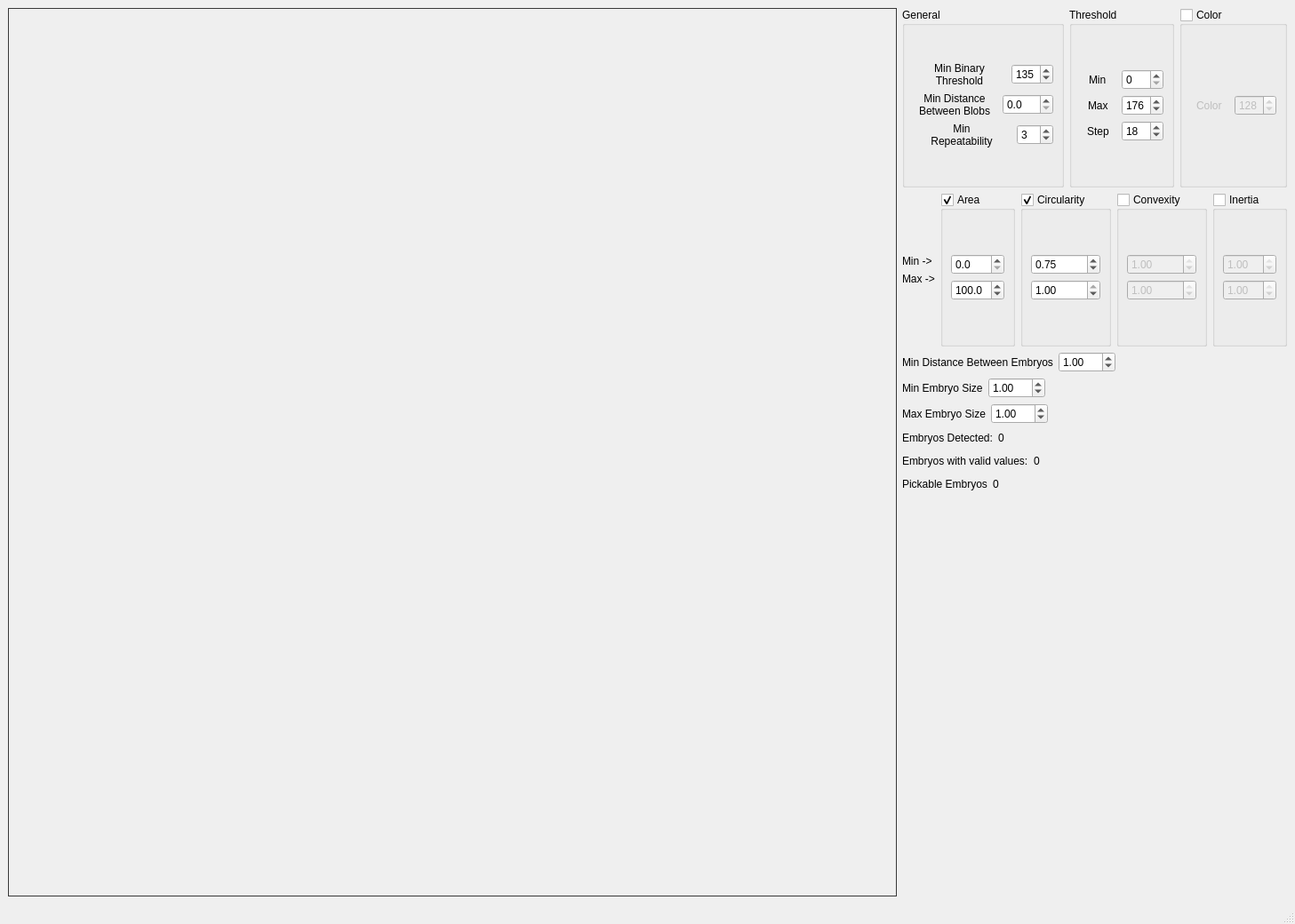
<?xml version="1.0" encoding="UTF-8"?>
<ui version="4.0">
 <class>MainWindow</class>
 <widget class="QMainWindow" name="MainWindow">
  <property name="geometry">
   <rect>
    <x>0</x>
    <y>0</y>
    <width>1436</width>
    <height>1039</height>
   </rect>
  </property>
  <property name="windowTitle">
   <string>MainWindow</string>
  </property>
  <widget class="QWidget" name="centralwidget">
   <layout class="QGridLayout" name="gridLayout">
    <item row="0" column="1">
     <layout class="QVBoxLayout" name="verticalLayout_16">
      <item>
       <layout class="QGridLayout" name="gridLayout_34">
        <item row="1" column="0">
         <layout class="QHBoxLayout" name="horizontalLayout_31">
          <item>
           <spacer name="horizontalSpacer_71">
            <property name="orientation">
             <enum>Qt::Horizontal</enum>
            </property>
            <property name="sizeHint" stdset="0">
             <size>
              <width>40</width>
              <height>20</height>
             </size>
            </property>
           </spacer>
          </item>
          <item>
           <layout class="QVBoxLayout" name="verticalLayout_9">
            <item>
             <spacer name="verticalSpacer_7">
              <property name="orientation">
               <enum>Qt::Vertical</enum>
              </property>
              <property name="sizeHint" stdset="0">
               <size>
                <width>20</width>
                <height>40</height>
               </size>
              </property>
             </spacer>
            </item>
            <item>
             <widget class="QLabel" name="label_53">
              <property name="text">
               <string>Min -&gt;</string>
              </property>
             </widget>
            </item>
            <item>
             <widget class="QLabel" name="label_64">
              <property name="text">
               <string>Max -&gt;</string>
              </property>
             </widget>
            </item>
            <item>
             <spacer name="verticalSpacer_23">
              <property name="orientation">
               <enum>Qt::Vertical</enum>
              </property>
              <property name="sizeHint" stdset="0">
               <size>
                <width>20</width>
                <height>40</height>
               </size>
              </property>
             </spacer>
            </item>
           </layout>
          </item>
          <item>
           <widget class="QGroupBox" name="detection_blob_area_group_box">
            <property name="styleSheet">
             <string notr="true"/>
            </property>
            <property name="title">
             <string>Area</string>
            </property>
            <property name="checkable">
             <bool>true</bool>
            </property>
            <layout class="QGridLayout" name="gridLayout_40">
             <item row="3" column="0">
              <spacer name="verticalSpacer_12">
               <property name="orientation">
                <enum>Qt::Vertical</enum>
               </property>
               <property name="sizeHint" stdset="0">
                <size>
                 <width>20</width>
                 <height>40</height>
                </size>
               </property>
              </spacer>
             </item>
             <item row="0" column="0">
              <spacer name="verticalSpacer_19">
               <property name="orientation">
                <enum>Qt::Vertical</enum>
               </property>
               <property name="sizeHint" stdset="0">
                <size>
                 <width>20</width>
                 <height>40</height>
                </size>
               </property>
              </spacer>
             </item>
             <item row="2" column="0">
              <widget class="QDoubleSpinBox" name="detection_blob_area_max_spin_box">
               <property name="sizePolicy">
                <sizepolicy hsizetype="Preferred" vsizetype="Fixed">
                 <horstretch>0</horstretch>
                 <verstretch>0</verstretch>
                </sizepolicy>
               </property>
               <property name="minimumSize">
                <size>
                 <width>60</width>
                 <height>0</height>
                </size>
               </property>
               <property name="styleSheet">
                <string notr="true"/>
               </property>
               <property name="decimals">
                <number>1</number>
               </property>
               <property name="maximum">
                <double>1000.000000000000000</double>
               </property>
               <property name="singleStep">
                <double>0.100000000000000</double>
               </property>
               <property name="value">
                <double>100.000000000000000</double>
               </property>
              </widget>
             </item>
             <item row="1" column="0">
              <widget class="QDoubleSpinBox" name="detection_blob_area_min_spin_box">
               <property name="sizePolicy">
                <sizepolicy hsizetype="Preferred" vsizetype="Fixed">
                 <horstretch>0</horstretch>
                 <verstretch>0</verstretch>
                </sizepolicy>
               </property>
               <property name="minimumSize">
                <size>
                 <width>60</width>
                 <height>0</height>
                </size>
               </property>
               <property name="styleSheet">
                <string notr="true"/>
               </property>
               <property name="decimals">
                <number>1</number>
               </property>
               <property name="maximum">
                <double>200.000000000000000</double>
               </property>
               <property name="singleStep">
                <double>0.100000000000000</double>
               </property>
               <property name="value">
                <double>0.000000000000000</double>
               </property>
              </widget>
             </item>
            </layout>
           </widget>
          </item>
          <item>
           <widget class="QGroupBox" name="detection_blob_circularity_group_box">
            <property name="styleSheet">
             <string notr="true"/>
            </property>
            <property name="title">
             <string>Circularity</string>
            </property>
            <property name="checkable">
             <bool>true</bool>
            </property>
            <layout class="QGridLayout" name="gridLayout_37">
             <item row="0" column="0">
              <spacer name="verticalSpacer_20">
               <property name="orientation">
                <enum>Qt::Vertical</enum>
               </property>
               <property name="sizeHint" stdset="0">
                <size>
                 <width>20</width>
                 <height>40</height>
                </size>
               </property>
              </spacer>
             </item>
             <item row="3" column="0">
              <spacer name="verticalSpacer_13">
               <property name="orientation">
                <enum>Qt::Vertical</enum>
               </property>
               <property name="sizeHint" stdset="0">
                <size>
                 <width>20</width>
                 <height>40</height>
                </size>
               </property>
              </spacer>
             </item>
             <item row="1" column="0">
              <widget class="QDoubleSpinBox" name="detection_blob_circularity_min_spin_box">
               <property name="sizePolicy">
                <sizepolicy hsizetype="Preferred" vsizetype="Fixed">
                 <horstretch>0</horstretch>
                 <verstretch>0</verstretch>
                </sizepolicy>
               </property>
               <property name="minimumSize">
                <size>
                 <width>60</width>
                 <height>0</height>
                </size>
               </property>
               <property name="styleSheet">
                <string notr="true"/>
               </property>
               <property name="decimals">
                <number>2</number>
               </property>
               <property name="maximum">
                <double>1.000000000000000</double>
               </property>
               <property name="singleStep">
                <double>0.010000000000000</double>
               </property>
               <property name="value">
                <double>0.750000000000000</double>
               </property>
              </widget>
             </item>
             <item row="2" column="0">
              <widget class="QDoubleSpinBox" name="detection_blob_circularity_max_spin_box">
               <property name="sizePolicy">
                <sizepolicy hsizetype="Preferred" vsizetype="Fixed">
                 <horstretch>0</horstretch>
                 <verstretch>0</verstretch>
                </sizepolicy>
               </property>
               <property name="minimumSize">
                <size>
                 <width>60</width>
                 <height>0</height>
                </size>
               </property>
               <property name="styleSheet">
                <string notr="true"/>
               </property>
               <property name="decimals">
                <number>2</number>
               </property>
               <property name="maximum">
                <double>1.000000000000000</double>
               </property>
               <property name="singleStep">
                <double>0.010000000000000</double>
               </property>
               <property name="value">
                <double>1.000000000000000</double>
               </property>
              </widget>
             </item>
            </layout>
           </widget>
          </item>
          <item>
           <widget class="QGroupBox" name="detection_blob_convexity_group_box">
            <property name="styleSheet">
             <string notr="true"/>
            </property>
            <property name="title">
             <string>Convexity</string>
            </property>
            <property name="checkable">
             <bool>true</bool>
            </property>
            <property name="checked">
             <bool>false</bool>
            </property>
            <layout class="QGridLayout" name="gridLayout_38">
             <item row="0" column="0">
              <spacer name="verticalSpacer_21">
               <property name="orientation">
                <enum>Qt::Vertical</enum>
               </property>
               <property name="sizeHint" stdset="0">
                <size>
                 <width>20</width>
                 <height>40</height>
                </size>
               </property>
              </spacer>
             </item>
             <item row="3" column="0">
              <spacer name="verticalSpacer_14">
               <property name="orientation">
                <enum>Qt::Vertical</enum>
               </property>
               <property name="sizeHint" stdset="0">
                <size>
                 <width>20</width>
                 <height>40</height>
                </size>
               </property>
              </spacer>
             </item>
             <item row="1" column="0">
              <widget class="QDoubleSpinBox" name="detection_blob_convexity_min_spin_box">
               <property name="sizePolicy">
                <sizepolicy hsizetype="Preferred" vsizetype="Fixed">
                 <horstretch>0</horstretch>
                 <verstretch>0</verstretch>
                </sizepolicy>
               </property>
               <property name="minimumSize">
                <size>
                 <width>60</width>
                 <height>0</height>
                </size>
               </property>
               <property name="styleSheet">
                <string notr="true"/>
               </property>
               <property name="decimals">
                <number>2</number>
               </property>
               <property name="maximum">
                <double>1.000000000000000</double>
               </property>
               <property name="singleStep">
                <double>0.010000000000000</double>
               </property>
               <property name="value">
                <double>1.000000000000000</double>
               </property>
              </widget>
             </item>
             <item row="2" column="0">
              <widget class="QDoubleSpinBox" name="detection_blob_convexity_max_spin_box">
               <property name="sizePolicy">
                <sizepolicy hsizetype="Preferred" vsizetype="Fixed">
                 <horstretch>0</horstretch>
                 <verstretch>0</verstretch>
                </sizepolicy>
               </property>
               <property name="minimumSize">
                <size>
                 <width>60</width>
                 <height>0</height>
                </size>
               </property>
               <property name="styleSheet">
                <string notr="true"/>
               </property>
               <property name="decimals">
                <number>2</number>
               </property>
               <property name="maximum">
                <double>1.000000000000000</double>
               </property>
               <property name="singleStep">
                <double>0.010000000000000</double>
               </property>
               <property name="value">
                <double>1.000000000000000</double>
               </property>
              </widget>
             </item>
            </layout>
           </widget>
          </item>
          <item>
           <widget class="QGroupBox" name="detection_blob_inertia_group_box">
            <property name="styleSheet">
             <string notr="true"/>
            </property>
            <property name="title">
             <string>Inertia</string>
            </property>
            <property name="checkable">
             <bool>true</bool>
            </property>
            <property name="checked">
             <bool>false</bool>
            </property>
            <layout class="QGridLayout" name="gridLayout_39">
             <item row="0" column="0">
              <spacer name="verticalSpacer_22">
               <property name="orientation">
                <enum>Qt::Vertical</enum>
               </property>
               <property name="sizeHint" stdset="0">
                <size>
                 <width>20</width>
                 <height>40</height>
                </size>
               </property>
              </spacer>
             </item>
             <item row="3" column="0">
              <spacer name="verticalSpacer_15">
               <property name="orientation">
                <enum>Qt::Vertical</enum>
               </property>
               <property name="sizeHint" stdset="0">
                <size>
                 <width>20</width>
                 <height>40</height>
                </size>
               </property>
              </spacer>
             </item>
             <item row="1" column="0">
              <widget class="QDoubleSpinBox" name="detection_blob_inertia_min_spin_box">
               <property name="sizePolicy">
                <sizepolicy hsizetype="Preferred" vsizetype="Fixed">
                 <horstretch>0</horstretch>
                 <verstretch>0</verstretch>
                </sizepolicy>
               </property>
               <property name="minimumSize">
                <size>
                 <width>60</width>
                 <height>0</height>
                </size>
               </property>
               <property name="styleSheet">
                <string notr="true"/>
               </property>
               <property name="decimals">
                <number>2</number>
               </property>
               <property name="maximum">
                <double>1.000000000000000</double>
               </property>
               <property name="singleStep">
                <double>0.010000000000000</double>
               </property>
               <property name="value">
                <double>1.000000000000000</double>
               </property>
              </widget>
             </item>
             <item row="2" column="0">
              <widget class="QDoubleSpinBox" name="detection_blob_inertia_max_spin_box">
               <property name="sizePolicy">
                <sizepolicy hsizetype="Preferred" vsizetype="Fixed">
                 <horstretch>0</horstretch>
                 <verstretch>0</verstretch>
                </sizepolicy>
               </property>
               <property name="minimumSize">
                <size>
                 <width>60</width>
                 <height>0</height>
                </size>
               </property>
               <property name="styleSheet">
                <string notr="true"/>
               </property>
               <property name="decimals">
                <number>2</number>
               </property>
               <property name="maximum">
                <double>1.000000000000000</double>
               </property>
               <property name="singleStep">
                <double>0.010000000000000</double>
               </property>
               <property name="value">
                <double>1.000000000000000</double>
               </property>
              </widget>
             </item>
            </layout>
           </widget>
          </item>
          <item>
           <spacer name="horizontalSpacer_69">
            <property name="orientation">
             <enum>Qt::Horizontal</enum>
            </property>
            <property name="sizeHint" stdset="0">
             <size>
              <width>40</width>
              <height>20</height>
             </size>
            </property>
           </spacer>
          </item>
         </layout>
        </item>
        <item row="5" column="0">
         <layout class="QHBoxLayout" name="horizontalLayout_49">
          <item>
           <widget class="QLabel" name="label_92">
            <property name="text">
             <string>Embryos Detected:</string>
            </property>
           </widget>
          </item>
          <item>
           <widget class="QLabel" name="detection_num_detected_label">
            <property name="text">
             <string>0</string>
            </property>
           </widget>
          </item>
          <item>
           <spacer name="horizontalSpacer_84">
            <property name="orientation">
             <enum>Qt::Horizontal</enum>
            </property>
            <property name="sizeHint" stdset="0">
             <size>
              <width>40</width>
              <height>20</height>
             </size>
            </property>
           </spacer>
          </item>
         </layout>
        </item>
        <item row="0" column="0">
         <layout class="QHBoxLayout" name="horizontalLayout_38">
          <item>
           <widget class="QGroupBox" name="groupBox_6">
            <property name="styleSheet">
             <string notr="true"/>
            </property>
            <property name="title">
             <string>General</string>
            </property>
            <property name="checkable">
             <bool>false</bool>
            </property>
            <layout class="QGridLayout" name="gridLayout_41">
             <item row="0" column="0">
              <layout class="QVBoxLayout" name="verticalLayout_20">
               <item>
                <layout class="QHBoxLayout" name="horizontalLayout_41">
                 <item>
                  <spacer name="horizontalSpacer_77">
                   <property name="orientation">
                    <enum>Qt::Horizontal</enum>
                   </property>
                   <property name="sizeHint" stdset="0">
                    <size>
                     <width>40</width>
                     <height>20</height>
                    </size>
                   </property>
                  </spacer>
                 </item>
                 <item>
                  <widget class="QLabel" name="label_74">
                   <property name="text">
                    <string>Min Binary
Threshold</string>
                   </property>
                   <property name="alignment">
                    <set>Qt::AlignCenter</set>
                   </property>
                  </widget>
                 </item>
                 <item>
                  <spacer name="horizontalSpacer_54">
                   <property name="orientation">
                    <enum>Qt::Horizontal</enum>
                   </property>
                   <property name="sizeHint" stdset="0">
                    <size>
                     <width>40</width>
                     <height>20</height>
                    </size>
                   </property>
                  </spacer>
                 </item>
                 <item>
                  <widget class="QSpinBox" name="detection_min_binary_threshold_spin_box">
                   <property name="styleSheet">
                    <string notr="true"/>
                   </property>
                   <property name="maximum">
                    <number>255</number>
                   </property>
                   <property name="value">
                    <number>135</number>
                   </property>
                  </widget>
                 </item>
                </layout>
               </item>
               <item>
                <layout class="QHBoxLayout" name="horizontalLayout_42">
                 <item>
                  <spacer name="horizontalSpacer_76">
                   <property name="orientation">
                    <enum>Qt::Horizontal</enum>
                   </property>
                   <property name="sizeHint" stdset="0">
                    <size>
                     <width>40</width>
                     <height>20</height>
                    </size>
                   </property>
                  </spacer>
                 </item>
                 <item>
                  <widget class="QLabel" name="label_75">
                   <property name="text">
                    <string>Min Distance
Between Blobs</string>
                   </property>
                   <property name="alignment">
                    <set>Qt::AlignCenter</set>
                   </property>
                  </widget>
                 </item>
                 <item>
                  <spacer name="horizontalSpacer_55">
                   <property name="orientation">
                    <enum>Qt::Horizontal</enum>
                   </property>
                   <property name="sizeHint" stdset="0">
                    <size>
                     <width>40</width>
                     <height>20</height>
                    </size>
                   </property>
                  </spacer>
                 </item>
                 <item>
                  <widget class="QDoubleSpinBox" name="detection_min_distance_between_blobs_spin_box">
                   <property name="styleSheet">
                    <string notr="true"/>
                   </property>
                   <property name="decimals">
                    <number>1</number>
                   </property>
                   <property name="singleStep">
                    <double>0.100000000000000</double>
                   </property>
                   <property name="value">
                    <double>0.000000000000000</double>
                   </property>
                  </widget>
                 </item>
                </layout>
               </item>
               <item>
                <layout class="QHBoxLayout" name="horizontalLayout_43">
                 <item>
                  <spacer name="horizontalSpacer_75">
                   <property name="orientation">
                    <enum>Qt::Horizontal</enum>
                   </property>
                   <property name="sizeHint" stdset="0">
                    <size>
                     <width>40</width>
                     <height>20</height>
                    </size>
                   </property>
                  </spacer>
                 </item>
                 <item>
                  <widget class="QLabel" name="label_76">
                   <property name="text">
                    <string>Min
Repeatability</string>
                   </property>
                   <property name="alignment">
                    <set>Qt::AlignCenter</set>
                   </property>
                  </widget>
                 </item>
                 <item>
                  <spacer name="horizontalSpacer_56">
                   <property name="orientation">
                    <enum>Qt::Horizontal</enum>
                   </property>
                   <property name="sizeHint" stdset="0">
                    <size>
                     <width>40</width>
                     <height>20</height>
                    </size>
                   </property>
                  </spacer>
                 </item>
                 <item>
                  <widget class="QSpinBox" name="detection_min_repeatability_spin_box">
                   <property name="styleSheet">
                    <string notr="true"/>
                   </property>
                   <property name="value">
                    <number>3</number>
                   </property>
                  </widget>
                 </item>
                </layout>
               </item>
              </layout>
             </item>
            </layout>
           </widget>
          </item>
          <item>
           <widget class="QGroupBox" name="groupBox_7">
            <property name="styleSheet">
             <string notr="true"/>
            </property>
            <property name="title">
             <string>Threshold</string>
            </property>
            <property name="checkable">
             <bool>false</bool>
            </property>
            <layout class="QGridLayout" name="gridLayout_42">
             <item row="0" column="0">
              <layout class="QVBoxLayout" name="verticalLayout_21">
               <item>
                <spacer name="verticalSpacer_11">
                 <property name="orientation">
                  <enum>Qt::Vertical</enum>
                 </property>
                 <property name="sizeHint" stdset="0">
                  <size>
                   <width>20</width>
                   <height>40</height>
                  </size>
                 </property>
                </spacer>
               </item>
               <item>
                <layout class="QHBoxLayout" name="horizontalLayout_46">
                 <item>
                  <spacer name="horizontalSpacer_82">
                   <property name="orientation">
                    <enum>Qt::Horizontal</enum>
                   </property>
                   <property name="sizeHint" stdset="0">
                    <size>
                     <width>40</width>
                     <height>20</height>
                    </size>
                   </property>
                  </spacer>
                 </item>
                 <item>
                  <widget class="QLabel" name="label_77">
                   <property name="text">
                    <string>Min</string>
                   </property>
                  </widget>
                 </item>
                 <item>
                  <spacer name="horizontalSpacer_83">
                   <property name="orientation">
                    <enum>Qt::Horizontal</enum>
                   </property>
                   <property name="sizeHint" stdset="0">
                    <size>
                     <width>40</width>
                     <height>20</height>
                    </size>
                   </property>
                  </spacer>
                 </item>
                 <item>
                  <widget class="QSpinBox" name="detection_blob_threshold_min_spin_box">
                   <property name="styleSheet">
                    <string notr="true"/>
                   </property>
                   <property name="maximum">
                    <number>255</number>
                   </property>
                   <property name="value">
                    <number>0</number>
                   </property>
                  </widget>
                 </item>
                </layout>
               </item>
               <item>
                <layout class="QHBoxLayout" name="horizontalLayout_44">
                 <item>
                  <spacer name="horizontalSpacer_78">
                   <property name="orientation">
                    <enum>Qt::Horizontal</enum>
                   </property>
                   <property name="sizeHint" stdset="0">
                    <size>
                     <width>40</width>
                     <height>20</height>
                    </size>
                   </property>
                  </spacer>
                 </item>
                 <item>
                  <widget class="QLabel" name="label_65">
                   <property name="text">
                    <string>Max</string>
                   </property>
                  </widget>
                 </item>
                 <item>
                  <spacer name="horizontalSpacer_79">
                   <property name="orientation">
                    <enum>Qt::Horizontal</enum>
                   </property>
                   <property name="sizeHint" stdset="0">
                    <size>
                     <width>40</width>
                     <height>20</height>
                    </size>
                   </property>
                  </spacer>
                 </item>
                 <item>
                  <widget class="QSpinBox" name="detection_blob_threshold_max_spin_box">
                   <property name="styleSheet">
                    <string notr="true"/>
                   </property>
                   <property name="maximum">
                    <number>255</number>
                   </property>
                   <property name="value">
                    <number>176</number>
                   </property>
                  </widget>
                 </item>
                </layout>
               </item>
               <item>
                <layout class="QHBoxLayout" name="horizontalLayout_45">
                 <item>
                  <spacer name="horizontalSpacer_80">
                   <property name="orientation">
                    <enum>Qt::Horizontal</enum>
                   </property>
                   <property name="sizeHint" stdset="0">
                    <size>
                     <width>40</width>
                     <height>20</height>
                    </size>
                   </property>
                  </spacer>
                 </item>
                 <item>
                  <widget class="QLabel" name="label_67">
                   <property name="text">
                    <string>Step</string>
                   </property>
                  </widget>
                 </item>
                 <item>
                  <spacer name="horizontalSpacer_81">
                   <property name="orientation">
                    <enum>Qt::Horizontal</enum>
                   </property>
                   <property name="sizeHint" stdset="0">
                    <size>
                     <width>40</width>
                     <height>20</height>
                    </size>
                   </property>
                  </spacer>
                 </item>
                 <item>
                  <widget class="QSpinBox" name="detection_blob_threshold_step_spin_box">
                   <property name="styleSheet">
                    <string notr="true"/>
                   </property>
                   <property name="minimum">
                    <number>1</number>
                   </property>
                   <property name="maximum">
                    <number>255</number>
                   </property>
                   <property name="value">
                    <number>18</number>
                   </property>
                  </widget>
                 </item>
                </layout>
               </item>
              </layout>
             </item>
             <item row="1" column="0">
              <spacer name="verticalSpacer_16">
               <property name="orientation">
                <enum>Qt::Vertical</enum>
               </property>
               <property name="sizeHint" stdset="0">
                <size>
                 <width>20</width>
                 <height>40</height>
                </size>
               </property>
              </spacer>
             </item>
            </layout>
           </widget>
          </item>
          <item>
           <widget class="QGroupBox" name="detection_blob_color_group_box">
            <property name="enabled">
             <bool>true</bool>
            </property>
            <property name="toolTip">
             <string extracomment="Disabled until it's implemented by OpenCV..."/>
            </property>
            <property name="styleSheet">
             <string notr="true"/>
            </property>
            <property name="title">
             <string>Color</string>
            </property>
            <property name="checkable">
             <bool>true</bool>
            </property>
            <property name="checked">
             <bool>false</bool>
            </property>
            <layout class="QVBoxLayout" name="verticalLayout_24">
             <item>
              <spacer name="verticalSpacer_18">
               <property name="orientation">
                <enum>Qt::Vertical</enum>
               </property>
               <property name="sizeHint" stdset="0">
                <size>
                 <width>20</width>
                 <height>40</height>
                </size>
               </property>
              </spacer>
             </item>
             <item>
              <layout class="QHBoxLayout" name="horizontalLayout_40">
               <item>
                <spacer name="horizontalSpacer_66">
                 <property name="orientation">
                  <enum>Qt::Horizontal</enum>
                 </property>
                 <property name="sizeHint" stdset="0">
                  <size>
                   <width>40</width>
                   <height>20</height>
                  </size>
                 </property>
                </spacer>
               </item>
               <item>
                <widget class="QLabel" name="label_73">
                 <property name="text">
                  <string>Color</string>
                 </property>
                </widget>
               </item>
               <item>
                <spacer name="horizontalSpacer_57">
                 <property name="orientation">
                  <enum>Qt::Horizontal</enum>
                 </property>
                 <property name="sizeHint" stdset="0">
                  <size>
                   <width>40</width>
                   <height>20</height>
                  </size>
                 </property>
                </spacer>
               </item>
               <item>
                <widget class="QSpinBox" name="detection_blob_color_spin_box">
                 <property name="styleSheet">
                  <string notr="true"/>
                 </property>
                 <property name="maximum">
                  <number>255</number>
                 </property>
                 <property name="value">
                  <number>128</number>
                 </property>
                </widget>
               </item>
              </layout>
             </item>
             <item>
              <spacer name="verticalSpacer_17">
               <property name="orientation">
                <enum>Qt::Vertical</enum>
               </property>
               <property name="sizeHint" stdset="0">
                <size>
                 <width>20</width>
                 <height>40</height>
                </size>
               </property>
              </spacer>
             </item>
            </layout>
           </widget>
          </item>
          <item>
           <spacer name="horizontalSpacer_70">
            <property name="orientation">
             <enum>Qt::Horizontal</enum>
            </property>
            <property name="sizeHint" stdset="0">
             <size>
              <width>40</width>
              <height>20</height>
             </size>
            </property>
           </spacer>
          </item>
         </layout>
        </item>
        <item row="6" column="0">
         <layout class="QHBoxLayout" name="horizontalLayout_50">
          <item>
           <widget class="QLabel" name="label_93">
            <property name="text">
             <string>Embryos with valid values:</string>
            </property>
           </widget>
          </item>
          <item>
           <widget class="QLabel" name="detection_valid_detected_label">
            <property name="text">
             <string>0</string>
            </property>
           </widget>
          </item>
          <item>
           <spacer name="horizontalSpacer_85">
            <property name="orientation">
             <enum>Qt::Horizontal</enum>
            </property>
            <property name="sizeHint" stdset="0">
             <size>
              <width>40</width>
              <height>20</height>
             </size>
            </property>
           </spacer>
          </item>
         </layout>
        </item>
        <item row="3" column="0">
         <layout class="QHBoxLayout" name="horizontalLayout_48">
          <item>
           <widget class="QLabel" name="label_79">
            <property name="text">
             <string>Min Embryo Size</string>
            </property>
           </widget>
          </item>
          <item>
           <widget class="QDoubleSpinBox" name="detection_embryo_size_min_spin_box">
            <property name="sizePolicy">
             <sizepolicy hsizetype="Preferred" vsizetype="Fixed">
              <horstretch>0</horstretch>
              <verstretch>0</verstretch>
             </sizepolicy>
            </property>
            <property name="minimumSize">
             <size>
              <width>60</width>
              <height>0</height>
             </size>
            </property>
            <property name="styleSheet">
             <string notr="true"/>
            </property>
            <property name="decimals">
             <number>2</number>
            </property>
            <property name="maximum">
             <double>100.000000000000000</double>
            </property>
            <property name="singleStep">
             <double>0.010000000000000</double>
            </property>
            <property name="value">
             <double>1.000000000000000</double>
            </property>
           </widget>
          </item>
          <item>
           <spacer name="horizontalSpacer_90">
            <property name="orientation">
             <enum>Qt::Horizontal</enum>
            </property>
            <property name="sizeHint" stdset="0">
             <size>
              <width>40</width>
              <height>20</height>
             </size>
            </property>
           </spacer>
          </item>
         </layout>
        </item>
        <item row="2" column="0">
         <layout class="QHBoxLayout" name="horizontalLayout_47">
          <item>
           <widget class="QLabel" name="label_78">
            <property name="text">
             <string>Min Distance Between Embryos</string>
            </property>
           </widget>
          </item>
          <item>
           <widget class="QDoubleSpinBox" name="detection_seperation_embryos_min_spin_box">
            <property name="sizePolicy">
             <sizepolicy hsizetype="Preferred" vsizetype="Fixed">
              <horstretch>0</horstretch>
              <verstretch>0</verstretch>
             </sizepolicy>
            </property>
            <property name="minimumSize">
             <size>
              <width>60</width>
              <height>0</height>
             </size>
            </property>
            <property name="styleSheet">
             <string notr="true"/>
            </property>
            <property name="decimals">
             <number>2</number>
            </property>
            <property name="maximum">
             <double>100.000000000000000</double>
            </property>
            <property name="singleStep">
             <double>0.010000000000000</double>
            </property>
            <property name="value">
             <double>1.000000000000000</double>
            </property>
           </widget>
          </item>
          <item>
           <spacer name="horizontalSpacer_89">
            <property name="orientation">
             <enum>Qt::Horizontal</enum>
            </property>
            <property name="sizeHint" stdset="0">
             <size>
              <width>40</width>
              <height>20</height>
             </size>
            </property>
           </spacer>
          </item>
         </layout>
        </item>
        <item row="4" column="0">
         <layout class="QHBoxLayout" name="horizontalLayout_53">
          <item>
           <widget class="QLabel" name="label_80">
            <property name="text">
             <string>Max Embryo Size</string>
            </property>
           </widget>
          </item>
          <item>
           <widget class="QDoubleSpinBox" name="detection_embryo_size_max_spin_box">
            <property name="sizePolicy">
             <sizepolicy hsizetype="Preferred" vsizetype="Fixed">
              <horstretch>0</horstretch>
              <verstretch>0</verstretch>
             </sizepolicy>
            </property>
            <property name="minimumSize">
             <size>
              <width>60</width>
              <height>0</height>
             </size>
            </property>
            <property name="styleSheet">
             <string notr="true"/>
            </property>
            <property name="decimals">
             <number>2</number>
            </property>
            <property name="maximum">
             <double>100.000000000000000</double>
            </property>
            <property name="singleStep">
             <double>0.010000000000000</double>
            </property>
            <property name="value">
             <double>1.000000000000000</double>
            </property>
           </widget>
          </item>
          <item>
           <spacer name="horizontalSpacer_91">
            <property name="orientation">
             <enum>Qt::Horizontal</enum>
            </property>
            <property name="sizeHint" stdset="0">
             <size>
              <width>40</width>
              <height>20</height>
             </size>
            </property>
           </spacer>
          </item>
         </layout>
        </item>
       </layout>
      </item>
      <item>
       <layout class="QHBoxLayout" name="horizontalLayout_52">
        <item>
         <widget class="QLabel" name="label_95">
          <property name="text">
           <string>Pickable Embryos</string>
          </property>
         </widget>
        </item>
        <item>
         <widget class="QLabel" name="detection_pickable_detected_label">
          <property name="text">
           <string>0</string>
          </property>
         </widget>
        </item>
        <item>
         <spacer name="horizontalSpacer_87">
          <property name="orientation">
           <enum>Qt::Horizontal</enum>
          </property>
          <property name="sizeHint" stdset="0">
           <size>
            <width>40</width>
            <height>20</height>
           </size>
          </property>
         </spacer>
        </item>
       </layout>
      </item>
      <item>
       <spacer name="verticalSpacer">
        <property name="orientation">
         <enum>Qt::Vertical</enum>
        </property>
        <property name="sizeHint" stdset="0">
         <size>
          <width>20</width>
          <height>40</height>
         </size>
        </property>
       </spacer>
      </item>
      <item>
       <layout class="QHBoxLayout" name="horizontalLayout_39"/>
      </item>
     </layout>
    </item>
    <item row="0" column="0">
     <widget class="QLabel" name="detection_calibration_image_preview_label">
      <property name="sizePolicy">
       <sizepolicy hsizetype="Fixed" vsizetype="Fixed">
        <horstretch>0</horstretch>
        <verstretch>0</verstretch>
       </sizepolicy>
      </property>
      <property name="minimumSize">
       <size>
        <width>1000</width>
        <height>1000</height>
       </size>
      </property>
      <property name="maximumSize">
       <size>
        <width>1000</width>
        <height>1000</height>
       </size>
      </property>
      <property name="autoFillBackground">
       <bool>false</bool>
      </property>
      <property name="styleSheet">
       <string notr="true">border: 1px solid rgb(55,55,55)</string>
      </property>
      <property name="frameShape">
       <enum>QFrame::StyledPanel</enum>
      </property>
      <property name="text">
       <string/>
      </property>
      <property name="alignment">
       <set>Qt::AlignCenter</set>
      </property>
     </widget>
    </item>
   </layout>
  </widget>
  <widget class="QStatusBar" name="statusbar"/>
 </widget>
 <resources/>
 <connections/>
</ui>
